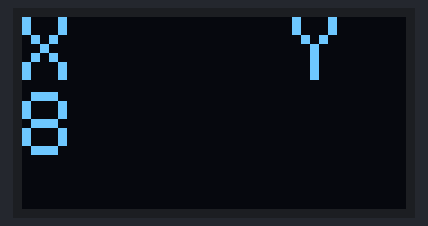
Recording of a sketch running on a simulated STM32 Blue Pill. Shown: 128×64 one-colour display.

Above: at 0.2 s.

The sketch:

oled_stm32.ino
```cpp
#include <SPI.h>
#include <Wire.h>
#include <Adafruit_GFX.h>
#include <Adafruit_SSD1306_STM32.h>
#define OLED_RESET     -1
Adafruit_SSD1306 display(OLED_RESET);//sda b7   sck b6
void setup() {
  delay(100);
  // put your setup code here, to run once:
  display.begin(SSD1306_SWITCHCAPVCC, 0x3C);
  display.clearDisplay();
}

void loop() {
  // put your main code here, to run repeatedly:
  long start = micros();
  display.clearDisplay();
  display.setTextSize(3);
  display.setTextColor(WHITE);
  display.setCursor(0, 0);
  display.println("X    Y");
  display.setTextSize(3);
  display.setTextColor(WHITE);
  display.setCursor(0, 25);
  display.println(micros() - start);
  display.display();

}
```
